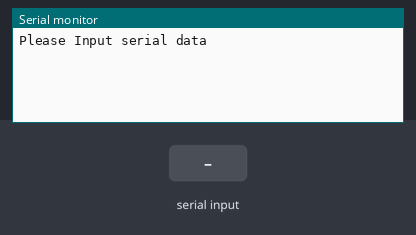
The sketch below on a simulated Arduino Uno, built with avr-gcc and run on an emulated ATmega328P. On the bench: the last lines printed to the serial monitor. The test bench sets the inputs (shaded band).

Above: at 1.2 s.
1.3 s: byte 30 received over Serial
At 1.6 s:
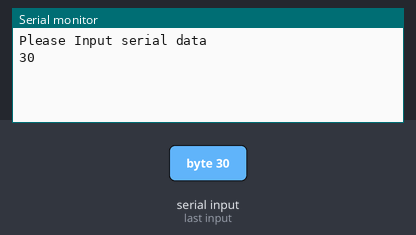
2.8 s: byte 90 received over Serial
At 4.0 s:
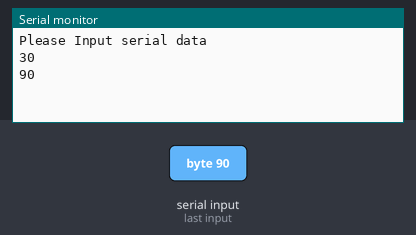
4.3 s: byte 120 received over Serial
At 5.1 s:
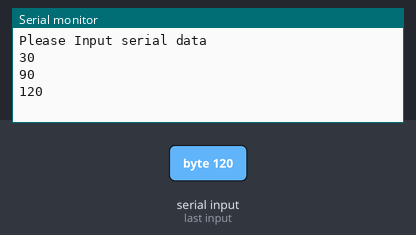

The sketch:

sketch_sep8b.ino
```cpp
void setup() {
  Serial.begin(9600);
  Serial.println("Please Input serial data");
  // put your setup code here, to run once:

}

void loop() {
  if(Serial.available()>0)//检查串口缓存是否有数据等待传输
  {
   int SerialData=Serial.read();//只能读取一个字节的数据
    Serial.println(SerialData );
  }
  // put your main code here, to run repeatedly:

}
```

Measured:
- after the input at 1.3 s, the serial monitor: prints a new line at once (image 1)
- after the input at 2.8 s, the serial monitor: prints a new line at once (image 2)
- after the input at 4.3 s, the serial monitor: prints a new line at once (image 3)
